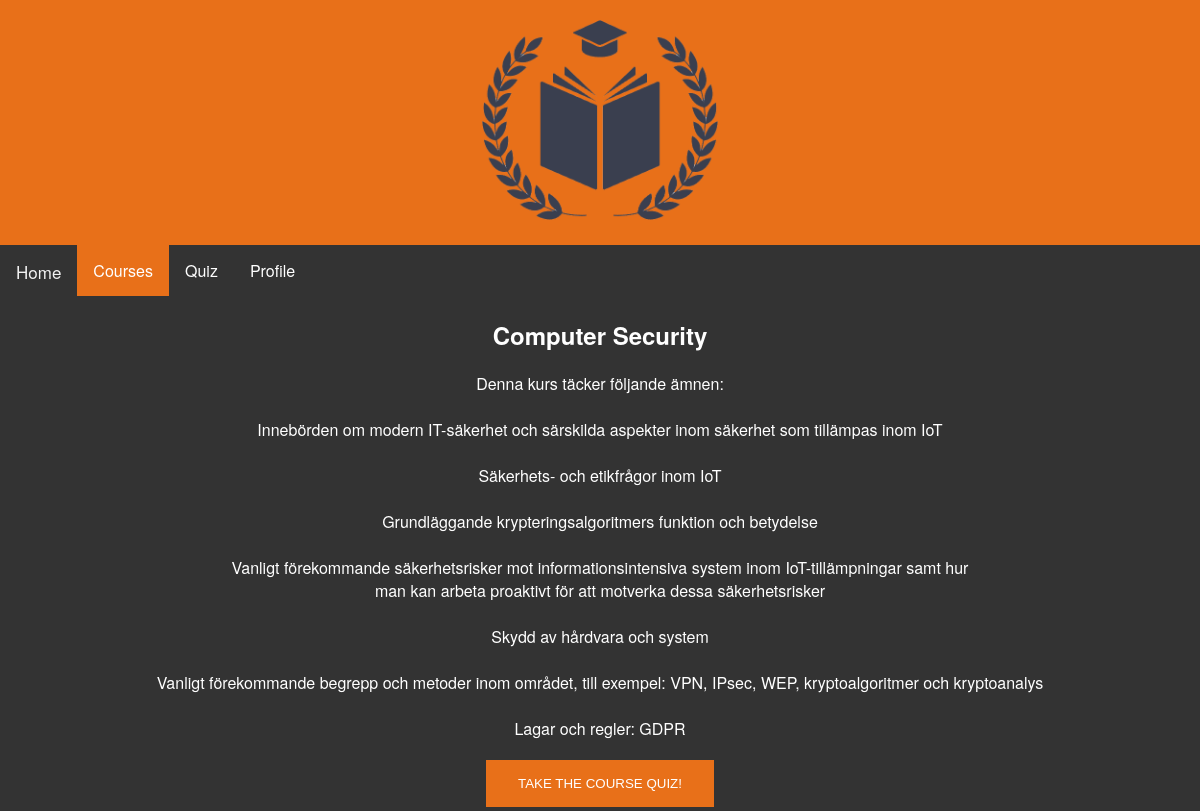
Page /courses/info?course_id=EDA234 on the committed database.
### tables this page shows
CREATE TABLE courses(
            course_id TEXT PRIMARY KEY,
            name TEXT NOT NULL,
            info TEXT NOT NULL);

### main.py (the view)
@app.route('/courses/info')
def courses_info():
    course_id = request.args["course_id"]
    connection = db_stud.open_connection("studyroom")
    course_entry = db_stud.get_course_with_id(connection=connection, course_id=course_id)
    print(course_entry)
    course = {"id": course_id,
              "name": course_entry[0][1],
              "info": course_entry[0][2]}
    return render_template("course_info.html", course=course, courses=study_room_db.courses)

### db_stud.py (called while the page is built)
def create_connection(path: str):
    connection = None
    try:
        connection = sqlite3.connect(path)
        print("Connection to SQLite DB successful!")
    except Error as e:
        print(f"The error {e} occurred!")
    return connection

def open_connection(db: str):
    return create_connection(os.path.join(PATH_DB_TABLES, db + ".db"))

def execute_read_query(connection, query: str, limit: int = None):
    cursor = connection.cursor()
    try:
        cursor.execute(query)
        if limit is None:
            result = cursor.fetchall()
        else:
            result = cursor.fetchmany(limit)
        return result
    except Error as e:
        print(f"The error {e} occurred!")

def get_course_with_id(connection, course_id):
    query = f"""SELECT * FROM courses WHERE course_id='{course_id}';"""
    return execute_read_query(connection, query)

### templates/course_info.html
{% extends "courses.html" %}
{% block body %}
  <h2 style="text-align: center;">{{ course.name }}</h2>
  <p style="text-align: center;">{{ course.info|replace('\n', '<br>')|safe }}</p>
  <form class="course_info_take_quiz" action="/quizes/quiz_time/{{ course.id }}/quiz" style="text-align: center;">
    <input type="submit" value="TAKE THE COURSE QUIZ!">
  </form>
{% endblock %}

### static/css/main.css (style rules this page uses)
body { margin: 0; padding: 0; font-family: "Helvetica Neue", Helvetica, Arial, sans-serif; color: #ffffff; background-color: #333333; vertical-align: middle; }
form.course_info_take_quiz input[type=submit] { background-color: rgba(238, 114, 24, 0.97); border: none; color: white; padding: 16px 32px; text-decoration: none; margin: 4px 2px; cursor: pointer; }

### rows in the picture
courses: name "Computer Security", info "Denna kurs täcker följande ämnen: Innebörden om modern IT-säkerhet och särskilda aspekter inom säkerhet som tillämpas inom IoT Säkerhets- och etikfrågor inom IoT Grundläggande krypteringsalgoritmers funktion och betydelse Vanligt förekommande säkerhetsrisker mot informationsintensiva system inom IoT-tillämpningar samt hur man kan arbeta proaktivt för att motverka dessa säkerhetsrisker Skydd av hårdvara och system Vanligt förekommande begrepp och metoder inom området, till exempel: VPN, IPsec, WEP, kryptoalgoritmer och kryptoanalys Lagar och regler: GDPR"
